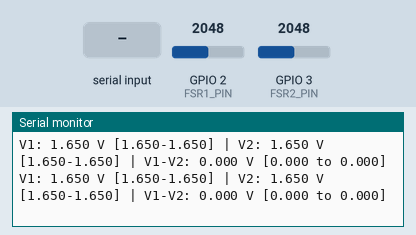
This sketch was run on a simulated ESP32-C6. Parts: the last lines printed to the serial monitor. The test bench sets the inputs (shaded band); at power-on: GPIO 2 (FSR1_PIN) = 2048, GPIO 3 (FSR2_PIN) = 2048 (analog values on the 0–4095 scale).

Above: at 2.2 s.
2.3 s: "r" received over Serial
At 3.9 s:
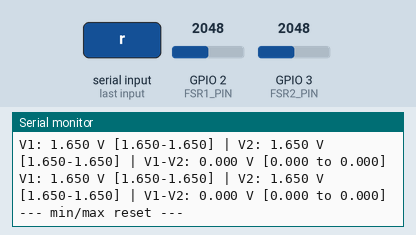
4.5 s: GPIO 2 (FSR1_PIN) set to 2866
At 5.8 s:
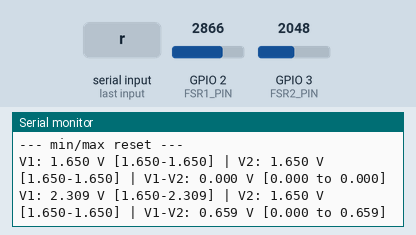
6.0 s: GPIO 3 (FSR2_PIN) set to 2866
At 6.6 s:
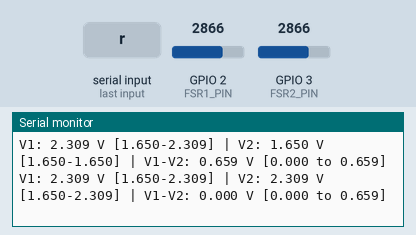
7.5 s: "R" received over Serial
At 8.6 s:
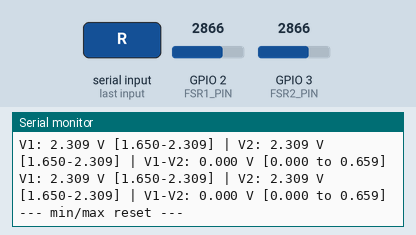
9.0 s: GPIO 2 (FSR1_PIN) set to 3603
At 10.0 s:
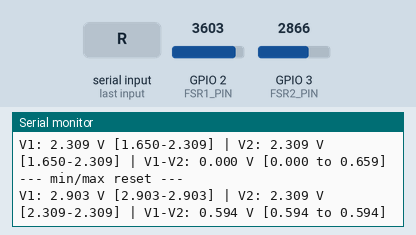
10.5 s: GPIO 3 (FSR2_PIN) set to 3603
At 12.1 s:
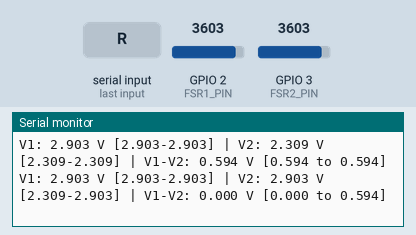
Timing chart, 0 to 13.0 s (numbered marks = the images above; inputs shaded):
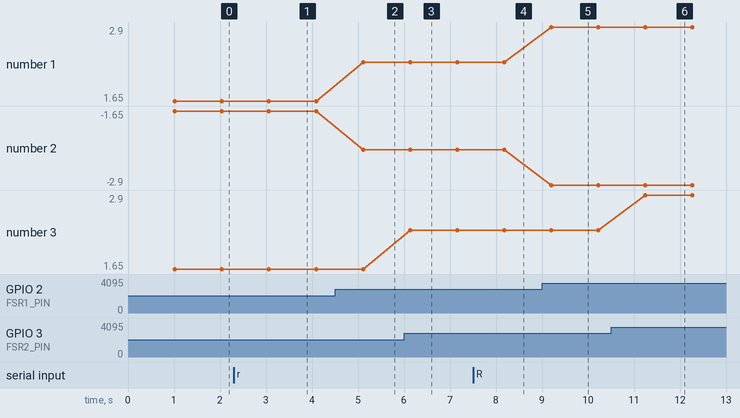

Measured:
- after the input at 2.3 s, the serial monitor: prints a new line after 0.77 s (image 1)
- after the input at 4.5 s, the serial monitor: prints a new line after 0.61 s (image 2)
- after the input at 6.0 s, the serial monitor: prints a new line after 0.13 s (image 3)
- after the input at 7.5 s, the serial monitor: prints a new line after 0.68 s (image 4)
- after the input at 9.0 s, the serial monitor: prints a new line after 0.20 s (image 5)
- after the input at 10.5 s, the serial monitor: prints a new line after 0.75 s (image 6)
- plotted number 1: 1.65 → 2.31 after the input at 4.5 s, 2.31 → 2.9 after the input at 9.0 s
- plotted number 2: -1.65 → -2.31 after the input at 4.5 s, -2.31 → -2.9 after the input at 9.0 s

The sketch:

sensor_voltage_difference.ino
```cpp
/*
  Dual FSR voltage divider - Vout range + difference
  Board: ESP32-C6-WROOM-1 (Arduino-ESP32 core 3.x)

  Wiring (same divider for each sensor):
      3.3V ---[ FSR1 ]---+---[ R_FIXED ]--- GND
                         |
                       GPIO2  (ADC1_CH2)

      3.3V ---[ FSR2 ]---+---[ R_FIXED ]--- GND
                         |
                       GPIO3  (ADC1_CH3)

  Serial Monitor: 115200 baud
    'r' -> reset min/max for both sensors
  Tip: if nothing prints, set Tools > "USB CDC On Boot" > Enabled.
*/

const int   FSR1_PIN    = 2;        // GPIO0-GPIO6 are all ADC1
const int   FSR2_PIN    = 3;
const int   NUM_SAMPLES = 32;       // averaging to cut ADC noise

float v1Min = 99.0, v1Max = 0.0;
float v2Min = 99.0, v2Max = 0.0;
float dMin  = 99.0, dMax  = -99.0;  // difference can be negative

// Averaged, calibrated reading in volts
float readVolts(int pin) {
  uint32_t sum = 0;
  for (int i = 0; i < NUM_SAMPLES; i++) {
    sum += analogReadMilliVolts(pin);
    delayMicroseconds(200);
  }
  return (sum / (float)NUM_SAMPLES) / 1000.0;
}

void resetMinMax() {
  v1Min = v2Min = dMin = 99.0;
  v1Max = v2Max = 0.0;
  dMax  = -99.0;
}

void setup() {
  Serial.begin(115200);
  delay(1000);

  analogReadResolution(12);
  analogSetPinAttenuation(FSR1_PIN, ADC_11db);  // ~0 to 3.1 V usable range
  analogSetPinAttenuation(FSR2_PIN, ADC_11db);

  Serial.println("Dual FSR test - press the sensors. Send 'r' to reset min/max.");
}

void loop() {
  float v1   = readVolts(FSR1_PIN);
  float v2   = readVolts(FSR2_PIN);
  float diff = v1 - v2;   // positive = FSR1 higher than FSR2

  v1Min = min(v1Min, v1);    v1Max = max(v1Max, v1);
  v2Min = min(v2Min, v2);    v2Max = max(v2Max, v2);
  dMin  = min(dMin, diff);   dMax  = max(dMax, diff);

  Serial.print("V1: ");  Serial.print(v1, 3);
  Serial.print(" V [");  Serial.print(v1Min, 3); Serial.print("-"); Serial.print(v1Max, 3);
  Serial.print("] | V2: "); Serial.print(v2, 3);
  Serial.print(" V [");  Serial.print(v2Min, 3); Serial.print("-"); Serial.print(v2Max, 3);
  Serial.print("] | V1-V2: "); Serial.print(diff, 3);
  Serial.print(" V [");  Serial.print(dMin, 3);  Serial.print(" to "); Serial.print(dMax, 3);
  Serial.println("]");

  if (Serial.available()) {
    char c = Serial.read();
    if (c == 'r' || c == 'R') {
      resetMinMax();
      Serial.println("--- min/max reset ---");
    }
  }

  delay(1000);
}
```
